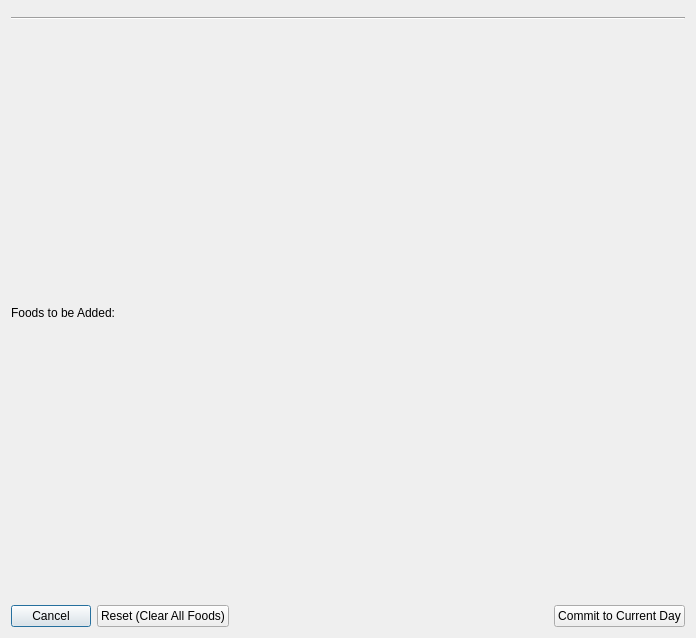
<?xml version="1.0" encoding="UTF-8"?>
<ui version="4.0">
 <class>AddFoodClass</class>
 <widget class="QDialog" name="AddFoodClass">
  <property name="windowModality">
   <enum>Qt::WindowModal</enum>
  </property>
  <property name="geometry">
   <rect>
    <x>0</x>
    <y>0</y>
    <width>696</width>
    <height>638</height>
   </rect>
  </property>
  <property name="windowTitle">
   <string>Add Food(s) to Current Day</string>
  </property>
  <layout class="QVBoxLayout" name="verticalLayout">
   <item>
    <widget class="FoodSearchControl" name="fscSearch" native="true">
     <property name="sizePolicy">
      <sizepolicy hsizetype="Expanding" vsizetype="Fixed">
       <horstretch>0</horstretch>
       <verstretch>0</verstretch>
      </sizepolicy>
     </property>
     <property name="maximumSize">
      <size>
       <width>16777215</width>
       <height>16777215</height>
      </size>
     </property>
    </widget>
   </item>
   <item>
    <widget class="Line" name="line">
     <property name="orientation">
      <enum>Qt::Horizontal</enum>
     </property>
    </widget>
   </item>
   <item>
    <widget class="SelectFoodControl" name="sfcResultsList" native="true"/>
   </item>
   <item>
    <widget class="QLabel" name="label_3">
     <property name="text">
      <string>Foods to be Added:</string>
     </property>
    </widget>
   </item>
   <item>
    <widget class="FoodTree" name="ftFoodsToAdd" native="true"/>
   </item>
   <item>
    <layout class="QHBoxLayout" name="horizontalLayout_2">
     <item>
      <widget class="QPushButton" name="btnCancel">
       <property name="text">
        <string>Cancel</string>
       </property>
      </widget>
     </item>
     <item>
      <widget class="QPushButton" name="btnReset">
       <property name="text">
        <string>Reset (Clear All Foods)</string>
       </property>
      </widget>
     </item>
     <item>
      <spacer name="horizontalSpacer_2">
       <property name="orientation">
        <enum>Qt::Horizontal</enum>
       </property>
       <property name="sizeHint" stdset="0">
        <size>
         <width>40</width>
         <height>20</height>
        </size>
       </property>
      </spacer>
     </item>
     <item>
      <widget class="QPushButton" name="btnCommit">
       <property name="text">
        <string>Commit to Current Day</string>
       </property>
      </widget>
     </item>
    </layout>
   </item>
  </layout>
 </widget>
 <layoutdefault spacing="6" margin="11"/>
 <customwidgets>
  <customwidget>
   <class>FoodSearchControl</class>
   <extends>QWidget</extends>
   <header>food_search_control.h</header>
   <container>1</container>
  </customwidget>
  <customwidget>
   <class>SelectFoodControl</class>
   <extends>QWidget</extends>
   <header>select_food_control.h</header>
   <container>1</container>
  </customwidget>
  <customwidget>
   <class>FoodTree</class>
   <extends>QWidget</extends>
   <header>food_tree.h</header>
   <container>1</container>
  </customwidget>
 </customwidgets>
 <resources/>
 <connections/>
</ui>
